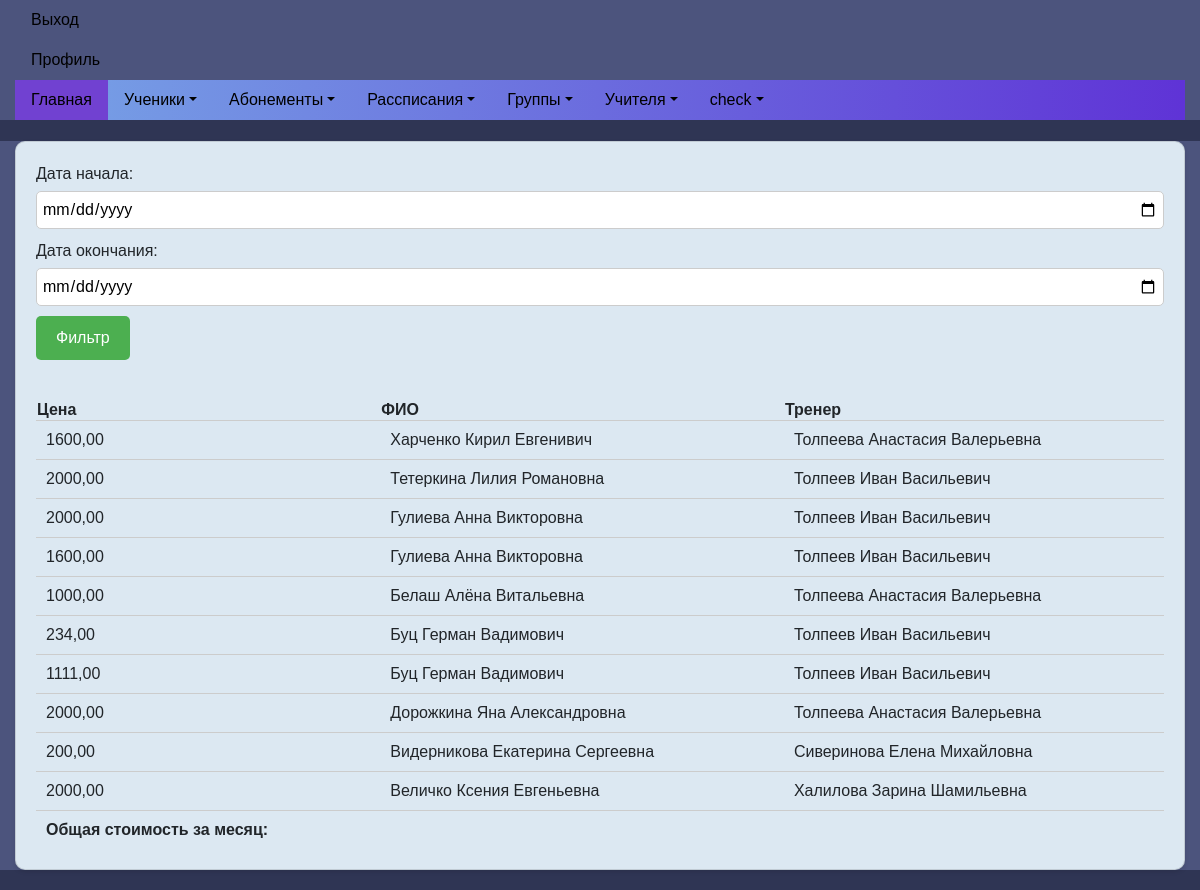
The app's page /check/ (signed in), older data.
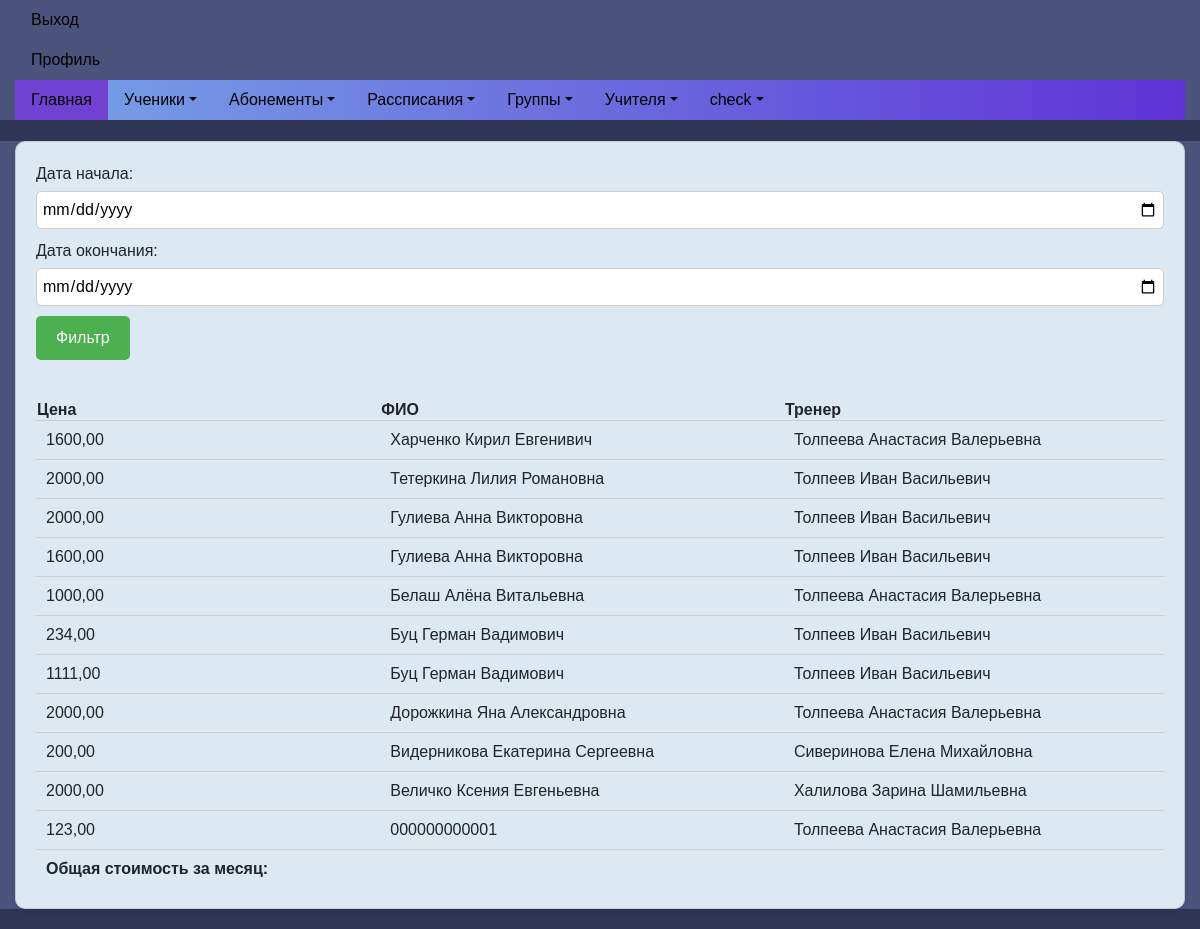
The same page, newer data.
### myapp/models.py (models this page shows, shortened)
class Subscription(models.Model):
    group = models.ForeignKey(Group, on_delete=models.CASCADE)
    client = models.ForeignKey(Client, on_delete=models.CASCADE)
    coach = models.ForeignKey(Coach, on_delete=models.CASCADE)
    lessons_count = models.IntegerField()
    attendance = models.BooleanField(default=False)
    price = models.DecimalField(max_digits=10, decimal_places=2)  # Добавляем поле для стоимости абонемента
    comment = models.TextField(blank=True, null=True)
    button_highlighted = models.BooleanField(default=False)
    date = models.DateTimeField(auto_now_add=True)  # Добавляем поле для даты создания
    end_date = models.DateTimeField()  # Добавляем поле для даты окончания абонемента
    lesson_schedule = models.ForeignKey(LessonSchedule, on_delete=models.CASCADE)

class Client(models.Model):
    full_name = models.CharField(max_length=255)
    birth_date = models.DateField()
    phone_number = models.CharField(max_length=20)
    parent_name = models.CharField(max_length=255)
    address = models.CharField(max_length=255, default='Unknown Address')  # Add a default value here
    card_number = models.CharField(max_length=100, unique=True)
    group_obj = models.ForeignKey('Group', on_delete=models.SET_NULL, null=True, blank=True)
    date_joined = models.DateField()

class Coach(models.Model):
    full_name = models.CharField(max_length=255)
    phone_number = models.CharField(max_length=20)
    students = models.ManyToManyField(Client, related_name='coach_students')
    groupqs = models.ManyToManyField(Group, related_name='coach_groupqs')
    percent = models.FloatField(default=0)

### myapp/views.py (the view)
# urls.py: path('check/', check, name='check'),
@login_required
def check(request):
    subscriptions = Subscription.objects.all()
    start_date = request.GET.get('start_date')
    end_date = request.GET.get('end_date')
    if start_date and end_date:
        subscriptions = subscriptions.filter(date__range=[start_date, end_date])
        total_price = subscriptions.aggregate(total_price=Sum('price'))['total_price']
        return render(request, 'check.html', {'subscriptions': subscriptions,
                                              'total_price': total_price})
    else:
        return render(request, 'check.html', {'subscriptions': subscriptions})

### myapp/templates/check.html
{% extends 'base.html' %}
{% block content %}
<div class="container">
    <div class="card" style="padding: 20px; border-radius: 10px; box-shadow: 0 2px 4px rgba(0,0,0,0.1);">
        <form method="get" style="margin-bottom: 20px;">
            <label for="start_date" style="display: block; margin-bottom: 5px;">Дата начала:</label>
            <input type="date" name="start_date" style="padding: 5px; border: 1px solid #ccc; border-radius: 5px; margin-bottom: 10px;">
            <label for="end_date" style="display: block; margin-bottom: 5px;">Дата окончания:</label>
            <input type="date" name="end_date" style="padding: 5px; border: 1px solid #ccc; border-radius: 5px; margin-bottom: 10px;">
            <button type="submit" style="padding: 10px 20px; background-color: #4CAF50; color: white; border: none; border-radius: 5px; cursor: pointer;">Фильтр</button>
        </form>
        <table style="width: 100%; border-collapse: collapse; margin-top: 20px;">
            <thead>
                <tr>
                    <th style="border-bottom: 1px solid #ccc;">Цена</th>
                    <th style="border-bottom: 1px solid #ccc;">ФИО</th>
                    <th style="border-bottom: 1px solid #ccc;">Тренер</th>
                </tr>
            </thead>
            <tbody>
                {% for subscription in subscriptions %}
                    <tr>
                        <td style="padding: 10px; border-bottom: 1px solid #ccc;">{{ subscription.price }}</td>
                        <td style="padding: 10px; border-bottom: 1px solid #ccc;">{{ subscription.client.full_name }}</td>
                        <td style="padding: 10px; border-bottom: 1px solid #ccc;">{{ subscription.coach.full_name }}</td>
                    </tr>
                {% endfor %}
                <tr>
                    <td style="padding: 10px;"><strong>Общая стоимость за месяц:</strong> {{ total_price }}</td>
                </tr>
            </tbody>
        </table>
    </div>
</div>
{% endblock %}

Row changes from the older to the newer data that the page shows:
added Subscription: price "123,00", client.full_name "000000000001", coach.full_name "Толпеева Анастасия Валерьевна"
